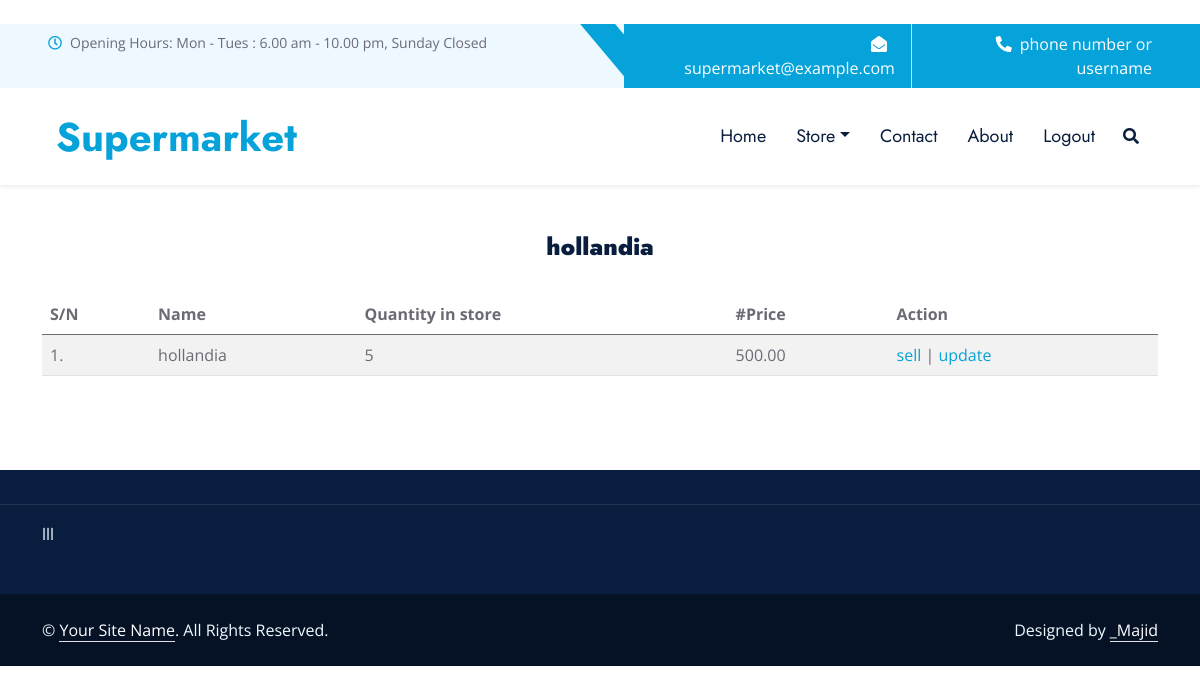
The app's page /show_product/15 (signed in) with its own data.
### inventory/models.py (models this page shows, shortened)
class Product(models.Model):
	name=NameField('Name', null=False, blank=True, max_length=255)
	qps=models.IntegerField(default='0', null=False, blank=True)
	stock=models.IntegerField(default='0', null=False, blank=True)
	issue_stock=models.IntegerField(default='0', null=False, blank=True)
	total_stock_sold=models.IntegerField(default='0', null=False, blank=True)
	quantity=models.IntegerField('total quantity', default='0', null=False, blank=True)
	issue_quantity=models.IntegerField(default='0', null=True, blank=True)
	total_quantity_sold=models.IntegerField(default='0', null=False, blank=True)
	receive_quantity=models.IntegerField(default='0', null=True, blank=True)
	receive_by=models.CharField(max_length=50, null=True, blank=True)
	issue_by=models.CharField(max_length=50, null=True, blank=True)
	phone_number=models.CharField(max_length=50, null=True, blank=True)
	created_by=models.CharField(max_length=50, null=True, blank=True)
	reorder_level=models.IntegerField(default='2', null=True, blank=True, choices=reorder_level_choice)
	last_updated=models.DateTimeField(auto_now_add=False, auto_now=True)
	price=models.DecimalField(decimal_places=2, max_digits=10, null=False, blank=True)
	total_price=models.DecimalField(decimal_places=2, max_digits=10, null=False, blank=True)
	export_to_csv=models.BooleanField(default='False')
	category=models.ForeignKey(Categorie, on_delete=models.SET_NULL, null=True)

### inventory/views.py (the view)
# urls.py: path('show_product/<product_id>', views.show_product, name='show-product'),
def show_product(request, product_id):
	product=Product.objects.get(pk=product_id)
	return render(request, 'show_product.html', {'product':product})

### inventory/templates/show_product.html (shortened to what this page needs)
{% extends 'base.html' %}
{% block content %}
{% load static %}
<center><h4><b> {{ product.name }} </b></h4></center>
<table class="table table-striped">
    <thead>
      <tr>
        <th>S/N</th>
        <th>Name</th>
        <th>Quantity in store</th>
        <th>#Price</th>
        <th>Action</th>
      </tr>
    </thead>
    <tbody>
      <tr>
        <td>1.</td>
        <td>{{ product.name }}</td>
        <td>{{ product.quantity }}</td>
        <td>{{ product.price }}</td>
        <td><a href="{% url 'sell-product' product.id %}">sell</a> | <a href="{% url 'update-product' product.id %}">update</a></td>
      </tr>
    </tbody>
  </table></br>
  {% endblock %}

### static/inventory/css/style.css (style rules this page uses)
:root { --primary: #06A3DA; --secondary: #F57E57; --light: #EEF9FF; --dark: #091E3E; }
h3, h4, .font-weight-semi-bold { font-weight: 600 !important; }

### records on screen
Product: name "hollandia", quantity "5", price "500.00"
